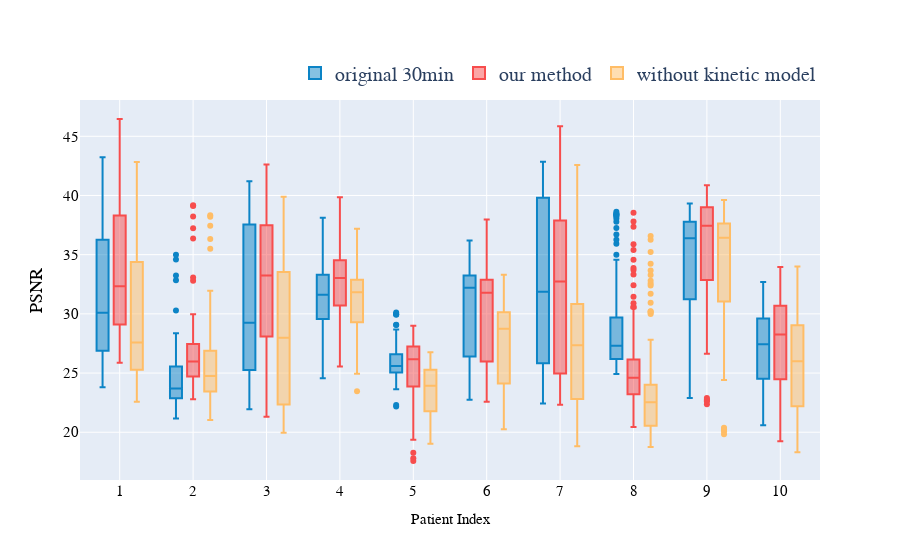

Notebook source saved alongside this figure:
### Code cell
import numpy as np
import plotly.graph_objects as go
plot_measure = "PSNR" #this can choose in PSNR,NMI,SSIM
main_path = "./数据/result_data_measure"
save_result_path = "./result_pictures"
psnr_result_ori = np.load(f"{main_path}/psnr_result_ori_compare_Ki.npy")
ssim_result_ori = np.load(f"{main_path}/ssim_result_ori_compare_Ki.npy")
nmi_result_ori = np.load(f"{main_path}/nmi_result_ori_compare_Ki.npy")
psnr_result_ori_a = np.load(f"{main_path}/psnr_result_ori.npy")
ssim_result_ori_a = np.load(f"{main_path}/ssim_result_ori.npy")
nmi_result_ori_a = np.load(f"{main_path}/nmi_result_ori.npy")
nmi_result_ori = 2*(1-1/nmi_result_ori)
nmi_result_ori_a = 2*(1-1/nmi_result_ori_a)
if plot_measure=="PSNR":
    r = psnr_result_ori
    z = psnr_result_ori_a
elif plot_measure == "SSIM":
    r = ssim_result_ori
    z = ssim_result_ori_a
elif plot_measure == "NMI":
    r = nmi_result_ori
    z = nmi_result_ori_a
xx = np.chararray(r.shape, itemsize=10)
for d in range(10):
    xx[d*71:(d+1)*71,:]='%d'%(d+1)
fig = go.Figure()
fig.add_trace(go.Box(x=xx[:,1].decode().tolist(),y=z[:,1].ravel(),legendgroup='original 30min',name='original 30min',marker_color="#0c84c6"))
fig.add_trace(go.Box(x=xx[:,1].decode().tolist(),y=r[:,1].ravel(),legendgroup='our method',name='our method',marker_color="#f74d4d"))
fig.add_trace(go.Box(x=xx[:,0].decode().tolist(),y=r[:,0].ravel(),legendgroup='without kinetic model',name='without kinetic model',marker_color="#ffbd66"))
fig.update_layout(boxmode='group',showlegend=True)
fig.update_yaxes(color="#000",tickcolor="#000",title_font_color="#000",title_text="PSNR")
fig.update_xaxes(color="#000",tickcolor="#000",tickfont_family='Times New Roman',tickfont_size=15,title_font_size=15,title_text="Patient Index",title_font_color="#000",showgrid=True)
fig.update_layout(font_family='Times New Roman',font_size=15,
    legend=dict(
    orientation="h",
    yanchor="bottom",
    y=1.02,
    xanchor="right",
    x=1,
),legend_font_size=20,paper_bgcolor='rgba(0,0,0,0)',
    )
fig.show()
fig.write_image(f'{save_result_path}/{plot_measure}_distribution_Ki.png', scale=4)

### Figure 1 — Plotly figure (JSON) as saved in the notebook; plotly's stock layout.template omitted (floating-point values rounded to 4 significant figures; data arrays with more than 128 entries replaced by an {"elided": "..."} marker saying what was removed)
{"data": [{"legendgroup": "original 30min", "marker": {"color": "#0c84c6"}, "name": "original 30min", "type": "box", "x": {"elided": "710 str values"}, "y": {"elided": "710 float values"}}, {"legendgroup": "our method", "marker": {"color": "#f74d4d"}, "name": "our method", "type": "box", "x": {"elided": "710 str values"}, "y": {"elided": "710 float values"}}, {"legendgroup": "without kinetic model", "marker": {"color": "#ffbd66"}, "name": "without kinetic model", "type": "box", "x": {"elided": "710 str values"}, "y": {"elided": "710 float values"}}], "layout": {"boxmode": "group", "font": {"family": "Times New Roman", "size": 15}, "legend": {"font": {"size": 20}, "orientation": "h", "x": 1, "xanchor": "right", "y": 1.02, "yanchor": "bottom"}, "paper_bgcolor": "rgba(0,0,0,0)", "showlegend": true, "xaxis": {"color": "#000", "showgrid": true, "tickcolor": "#000", "tickfont": {"family": "Times New Roman", "size": 15}, "title": {"font": {"color": "#000", "size": 15}, "text": "Patient Index"}}, "yaxis": {"color": "#000", "tickcolor": "#000", "title": {"font": {"color": "#000"}, "text": "PSNR"}}}}
